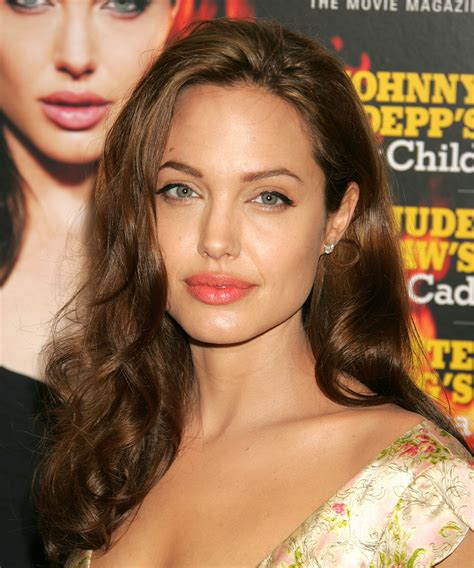
#> input picture face_recognition_lab8/images/Angelina Jolie/010_f99d79e3.jpg, 474 x 568 px; its folder holds only this picture in this run
$ python data.py
#> lines starting #> are read from the running program, lines starting #| are printed output that depends on the picture
import os
import cv2
import numpy as np
from sklearn.decomposition import PCA
import joblib

face_size = (100, 100)
images_path = "images"

# Load Haar Cascade for face detection
face_cascade = cv2.CascadeClassifier('haarcascade_frontalface_default.xml')

# Prepare storage for images and labels
images = []
labels = []
for person_name in os.listdir(images_path):
    person_path = os.path.join(images_path, person_name)
    if os.path.isdir(person_path):
        for image_file in os.listdir(person_path):
            if image_file.lower().endswith(('.jpg', '.jpeg', '.png')):
                image_path = os.path.join(person_path, image_file)
                img = cv2.imread(image_path, cv2.IMREAD_GRAYSCALE)
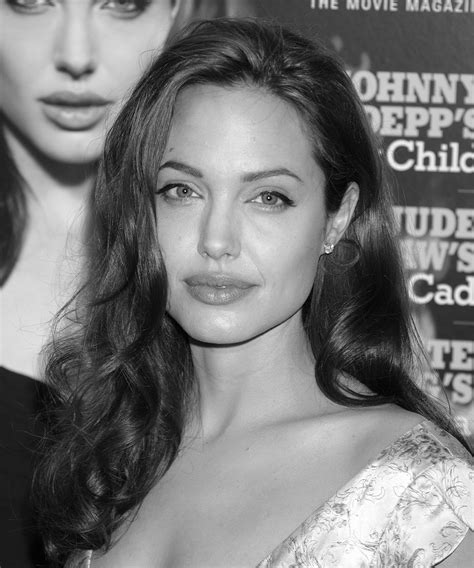
#> img: shape (568, 474); min 0, max 255, mean 120.9
                if img is None:
                    continue

                # Detect face
                faces = face_cascade.detectMultiScale(img, scaleFactor=1.1, minNeighbors=5)
#> faces = [[115, 109, 229, 229]]
                for (x, y, w, h) in faces:
                    face = img[y:y+h, x:x+w]
                    face_resized = cv2.resize(face, face_size)
                    images.append(face_resized.flatten())  # Flatten to 1D vector
                    labels.append(person_name)
                    print(f"Added: {image_path}")
                    break  # Only process the first detected face
#> this loop made 1 pass
#| Added: images/Angelina Jolie/010_f99d79e3.jpg
#> pass 1, `face = img[y:y+h, x:x+w]`:
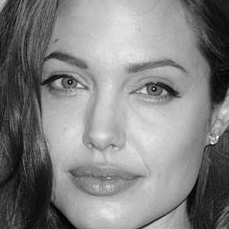
#> face: shape (229, 229); min 0, max 255, mean 130.4
#> pass 1, `face_resized = cv2.resize(face, face_size)`:
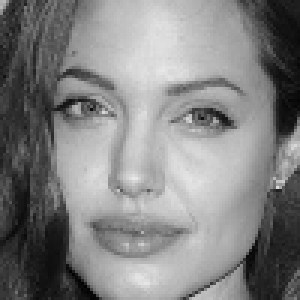
#> face_resized: shape (100, 100) (shown 3 times larger); min 1, max 232, mean 130.2
#> after the loop, images = 1 item; labels = ['Angelina Jolie']
#> pass 2 of the loop `for person_name in os.listdir(images_path):`:
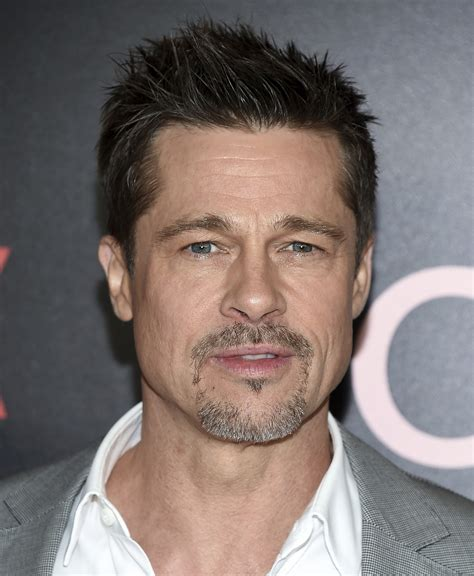
#> input picture face_recognition_lab8/images/Brad Pitt/001_c04300ef.jpg, 474 x 576 px
#> `img = cv2.imread(image_path, cv2.IMREAD_GRAYSCALE)`:
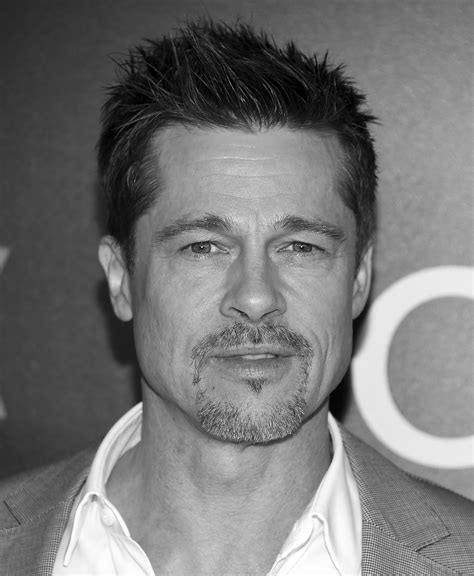
#> img: shape (576, 474); min 0, max 255, mean 118.2
#> faces = [[117, 139, 272, 272]]
#> the loop `for (x, y, w, h) in faces:` made 1 pass
#> (printed output is left out)
#> pass 1, `face_resized = cv2.resize(face, face_size)`:
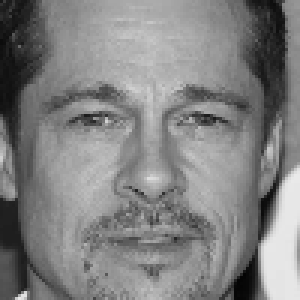
#> face_resized: shape (100, 100) (shown 3 times larger); min 4, max 234, mean 129.3
#> after the loop `for (x, y, w, h) in faces:`: images = 2 items; labels = ['Angelina Jolie', 'Brad Pitt']

# Convert to NumPy array
images_np = np.array(images)
# Train PCA on all face vectors
n_components = min(500, len(images))
#> n_components = 2
pca = PCA(n_components=n_components, whiten=True)
pca.fit(images_np)
# Project all face vectors into PCA space
face_vectors = pca.transform(images_np)
#> face_vectors = [[-0.707, -57.97], [0.707, 57.93]]
# Save the PCA model, vectors, and labels
joblib.dump((pca, face_vectors, labels), "eigenface_data.pkl")
print("Training complete. Data saved to 'eigenface_data.pkl'")
